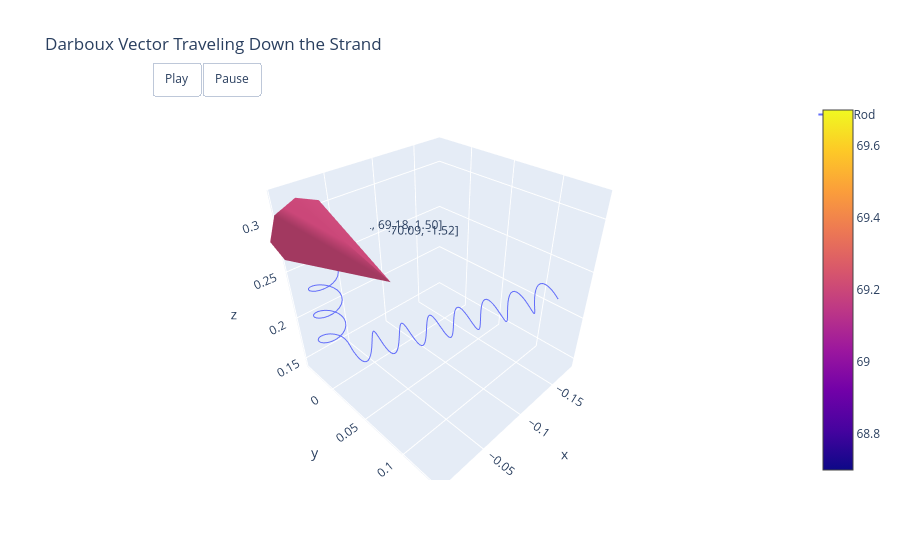

Write notebook code for a chart like this one.
### Code cell
from rod.rod_generator import RodGenerator
from rod.RodHelixConverter import RodHelixConverter
from rod.helix_util import HelixUtil
from scipy.spatial.transform import Rotation
from math_util.rotation import RotationUtil

L = 12 # 12 inches
curl_wavelength = 1 # inch
n_points = 300
n_points = 256
height_scale = L / n_points # vertical displacement per segment
indices_per_curl = curl_wavelength / height_scale
ang_curl_freq_default = (2 * np.pi) / indices_per_curl
f = ang_curl_freq_default
r, tf = 0.5, 0.8

twist_indices = np.linspace(5, 250, 20).astype(int)
twist_values = np.random.uniform(-np.pi/4, np.pi/4, size=len(twist_indices)) # degrees

pos, theta = RodGenerator.example_rod(n=n_points, curl_radius=in_to_meters(r), curl_frequency=f, height_scale=in_to_meters(height_scale))
rest_lengths = np.linalg.norm(pos[1:] - pos[:-1], axis=1)

new_twist_values = twist_values / rest_lengths[twist_indices]
pos, theta = add_one_twist(pos, theta)

pos = project_inextensibility(pos, rest_lengths)

helix = RodHelixConverter.rod_to_helix(pos, theta)

# helix.q[99] = 180
r, n = HelixUtil.propagate(helix)
omega = np.array([
    RotationUtil.compute_darboux_vector(n[i], n[i+1], ds=rest_lengths[i])
    for i in range(len(n) - 1)
])
print(omega)

import plotly.graph_objects as go
import numpy as np

# Compute bounding box of the rod to center the plot
x_min, x_max = r[:, 0].min(), r[:, 0].max()
y_min, y_max = r[:, 1].min(), r[:, 1].max()
z_min, z_max = r[:, 2].min(), r[:, 2].max()

x_mid = (x_min + x_max) / 2
y_mid = (y_min + y_max) / 2
z_mid = (z_min + z_max) / 2

range_padding = 0.5 * max(x_max - x_min, y_max - y_min, z_max - z_min)

x_range = [x_mid - range_padding, x_mid + range_padding]
y_range = [y_mid - range_padding, y_mid + range_padding]
z_range = [z_mid - range_padding, z_mid + range_padding]

frames = []
for i in range(len(omega)):
    # Rod trace
    rod_trace = go.Scatter3d(x=r[:,0], y=r[:,1], z=r[:,2], mode='lines', name='Rod')

    # Darboux vector at segment i
    p = r[i]
    omega_vec = omega[i]
    darboux_trace = go.Cone(
        x=[p[0]], y=[p[1]], z=[p[2]],
        u=[omega_vec[0]], v=[omega_vec[1]], w=[omega_vec[2]],
        sizemode="absolute", sizeref=0.1, anchor="tail", name="Darboux"
    )

    # Text for components
    text = go.Scatter3d(
        x=[x_mid],
        y=[y_min - 0.1 * (y_max - y_min)],
        z=[z_mid + 0.1 * (z_max - z_min)],
        text=[f"Ω = [{omega_vec[0]:.2f}, {omega_vec[1]:.2f}, {omega_vec[2]:.2f}]"],
        mode='text', showlegend=False
    )

    text2 = go.Scatter3d(
        x=[x_mid - 0.1 * (x_max - x_min)],
        y=[y_min - 0.1 * (y_max - y_min)],
        z=[z_mid],
        text=[f"q = [{helix.q[i*3]:.2f}, {helix.q[i*3 + 1]:.2f}, {helix.q[i*3 +2]:.2f}]"],
        mode='text', showlegend=False
    )

    frames.append(go.Frame(data=[rod_trace, darboux_trace, text, text2], name=f'frame{i}'))

# Initial frame
fig = go.Figure(
    data=frames[0].data,
    layout=go.Layout(
        title="Darboux Vector Traveling Down the Strand",
        updatemenus=[dict(
            type="buttons",
            showactive=False,
            buttons=[
                dict(label="Play", method="animate", args=[
                    None,
                    dict(frame=dict(duration=50, redraw=True), fromcurrent=True, mode='immediate')
                ]),
                dict(label="Pause", method="animate", args=[
                    [None],
                    dict(frame=dict(duration=0, redraw=False), mode='immediate')
                ])
            ],
            direction="left",
            x=0.1,
            xanchor="left",
            y=1.1,
            yanchor="top"
        )],
        scene=dict(
            xaxis=dict(range=x_range),
            yaxis=dict(range=y_range),
            zaxis=dict(range=z_range),
            aspectmode='manual',
            aspectratio=dict(x=1, y=1, z=1)
        )
    ),
    frames=frames
)

fig.show()

### Figure 1 — Plotly figure (JSON) as saved in the notebook; plotly's stock layout.template omitted (floating-point values rounded to 4 significant figures; data arrays with more than 128 entries replaced by an {"elided": "..."} marker saying what was removed)
{"data": [{"mode": "lines", "name": "Rod", "type": "scatter3d", "x": {"elided": "258 float values"}, "y": {"elided": "258 float values"}, "z": {"elided": "258 float values"}}, {"anchor": "tail", "name": "Darboux", "sizemode": "absolute", "sizeref": 0.1, "type": "cone", "u": [-0.2172], "v": [69.18], "w": [1.501], "x": [-3.275e-06], "y": [2.163e-05], "z": [0.306]}, {"mode": "text", "showlegend": false, "text": ["Ω = [-0.22, 69.18, 1.50]"], "type": "scatter3d", "x": [-0.09182], "y": [-0.03097], "z": [0.2465]}, {"mode": "text", "showlegend": false, "text": ["q = [0.22, -70.09, -1.52]"], "type": "scatter3d", "x": [-0.1103], "y": [-0.03097], "z": [0.2316]}], "layout": {"scene": {"aspectmode": "manual", "aspectratio": {"x": 1, "y": 1, "z": 1}, "xaxis": {"range": [-0.1844, 0.0007508]}, "yaxis": {"range": [-0.04268, 0.1425]}, "zaxis": {"range": [0.139, 0.3242]}}, "title": {"text": "Darboux Vector Traveling Down the Strand"}, "updatemenus": [{"buttons": [{"args": [null, {"frame": {"duration": 50, "redraw": true}, "fromcurrent": true, "mode": "immediate"}], "label": "Play", "method": "animate"}, {"args": [[null], {"frame": {"duration": 0, "redraw": false}, "mode": "immediate"}], "label": "Pause", "method": "animate"}], "direction": "left", "showactive": false, "type": "buttons", "x": 0.1, "xanchor": "left", "y": 1.1, "yanchor": "top"}]}}
